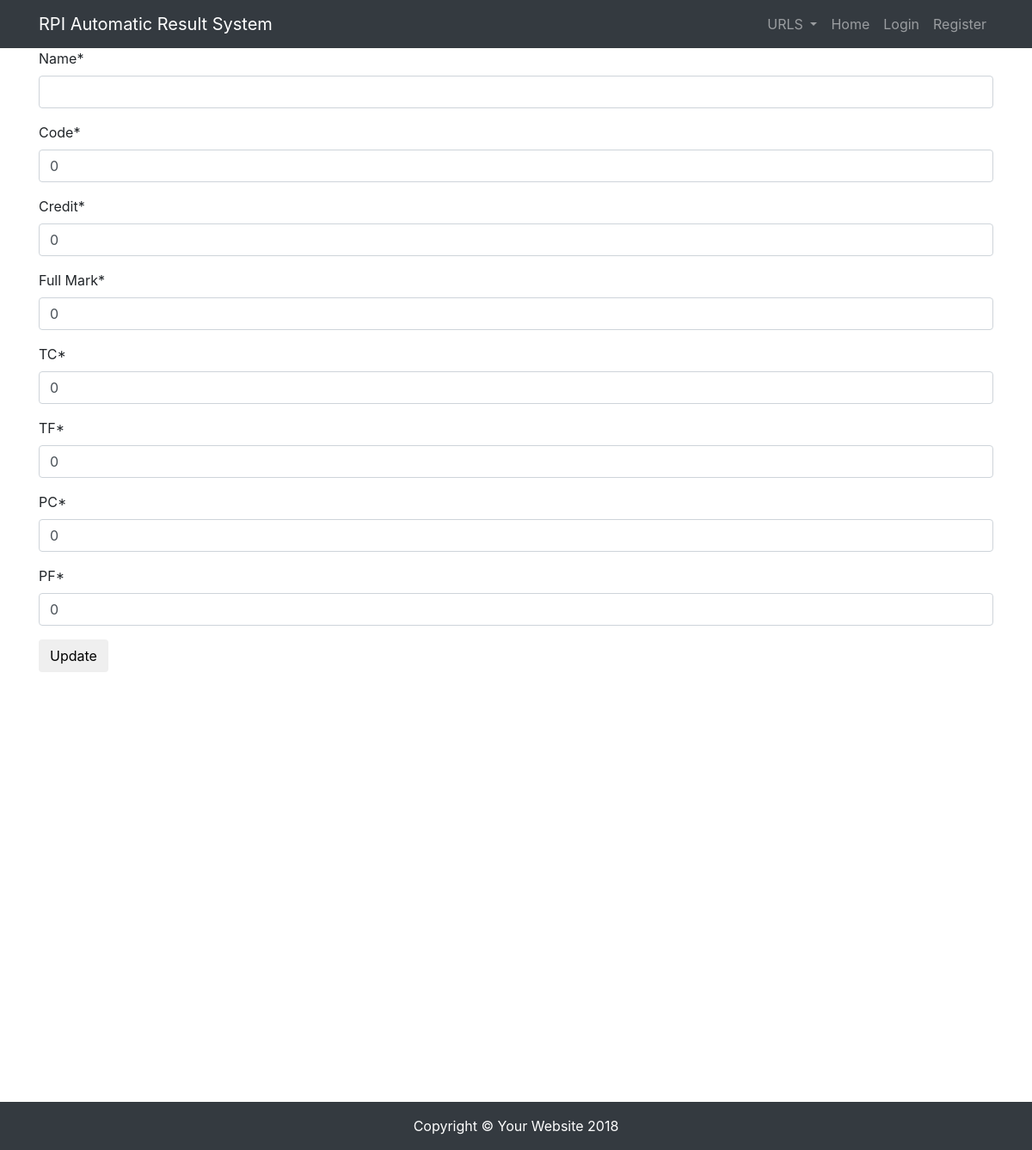
Before: /subject/eee with the older database file.
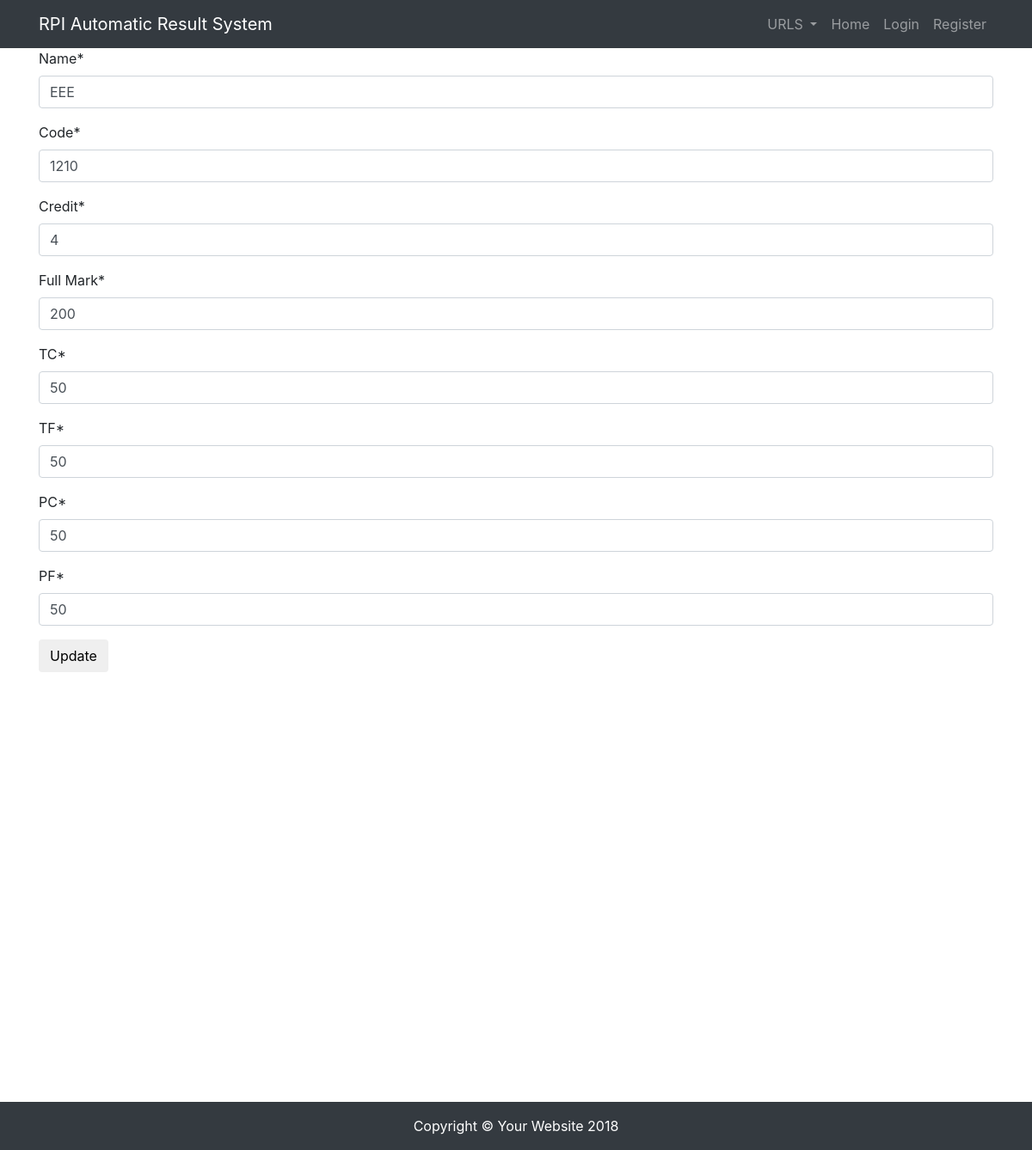
After: the same page with the newer database file.
### rpiapp/models.py (models this page shows, shortened)
class Subject(models.Model):
    sub_name = models.CharField(max_length=120, default='', verbose_name='Name')
    sub_code = models.IntegerField(unique=True, default=0, verbose_name='Code')
    sub_credit = models.IntegerField(default=0, verbose_name='Credit')
    full_mark = models.IntegerField(default=0, verbose_name='Full Mark')
    tc = models.IntegerField(default=0, verbose_name='TC')
    tf = models.IntegerField(default=0, verbose_name='TF')
    pc = models.IntegerField(default=0, verbose_name='PC')
    pf = models.IntegerField(default=0, verbose_name='PF')
    slug = models.SlugField(unique=True, null=True)
    def __str__(self):  # Using this rename the model name
        return smart_text(self.sub_name)

### rpiapp/views.py (the view, shortened to what this page needs)
# urls.py: url(r'^subject/(?P<slug>[-\w]+)$', SubjectDetailView.as_view(), name='subject_details_view'),
class SubjectDetailView(SuccessMessageMixin, ModelFormMixin, MultipleObjectMixin, DetailView):
    model = Subject
    form_class = SubjectForm
    template_name = 'subject_details_view.html'
    success_message = "Subject has been updated."
    def get_context_data(self, *args, **kwargs):
        context = super(SubjectDetailView, self).get_context_data(*args, **kwargs)
        print(context)
        return context

### rpiapp/forms.py (shortened to what this page needs)
class SubjectForm(forms.ModelForm):
    class Meta:
        model = Subject
        fields = ['sub_name', 'sub_code', 'sub_credit', 'full_mark', 'tc', 'tf', 'pc', 'pf']

### rpiapp/views.py (called while the page is built)
    def get_object(self, queryset=None, *args, **kwargs):
        slug = self.kwargs.get('slug')
        if slug:
            try:
                obj = self.model.objects.get(slug=slug)
                return obj
            except self.model.MultipleObjectsReturned:
                obj = self.get_queryset().first()
            except:
                obj = None
            return obj
        return Http404

### rpiapp/templates/subject_details_view.html
{% extends 'base.html' %}
{% load crispy_forms_tags %}
{% block content %}
    <form method="" action="{{ request.path}}{{ '/update/' }}">{% csrf_token %}
        {{ form|crispy}}
        <button type="submit" class="btn btn-default">Update</button>
    </form>
{% endblock %}

Changed rows visible on the page:
added Subject: sub_name "EEE", sub_code "1210", sub_credit "4", full_mark "200", tc "50", tf "50", pc "50", pf "50"
Other visible differences:
form field sub_code: "0" → (not shown)
form field sub_credit: "0" → (not shown)
form field full_mark: "0" → (not shown)
form field tc: "0" → (not shown)
form field tf: "0" → (not shown)
form field pc: "0" → (not shown)
form field pf: "0" → (not shown)
